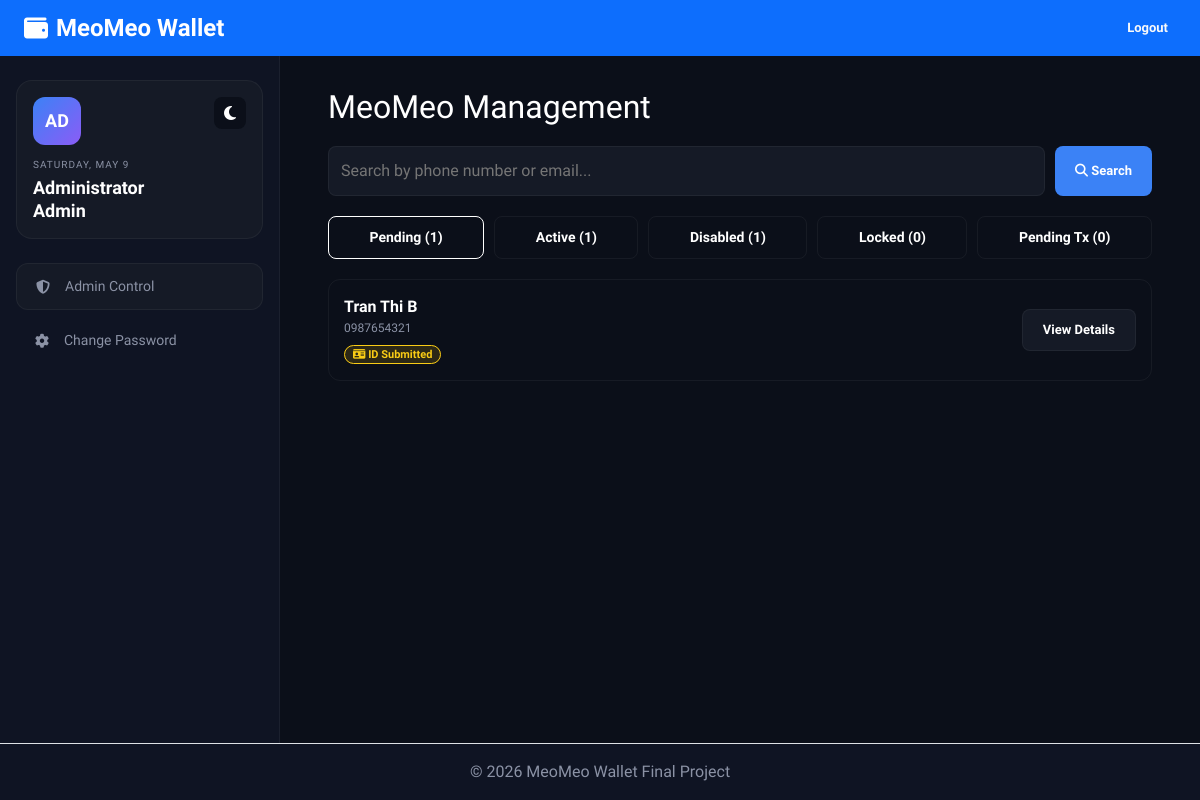
/clients/pages/Admin_dashboard.php (signed in), run on the app's committed database.
### tables this page shows
CREATE TABLE `user` (
  `phonenum` varchar(15) NOT NULL,
  `email` varchar(255) NOT NULL,
  `name` varchar(50) DEFAULT NULL,
  `birth` date DEFAULT NULL,
  `address` varchar(255) DEFAULT NULL,
  `front` mediumblob DEFAULT NULL,
  `back` mediumblob DEFAULT NULL,
  `pass` varchar(255) NOT NULL,
  `verified` tinyint(1) NOT NULL DEFAULT -1 COMMENT '-1:firstRegist\r\n0:False\r\n1:True\r\n2:Request additional information\r\n3:IsAdmin True\r\n4:DisableAccount',
  `abnormal_login` tinyint(4) NOT NULL DEFAULT 0 COMMENT '>6 lock account\n>3 lock 1 minute',
  `card_num` varchar(6) DEFAULT NULL,
  `money` decimal(19,4) NOT NULL DEFAULT 0.0000,
  `CVV` varchar(3) DEFAULT NULL,
  `expire` date DEFAULT NULL,
  `locked_time` datetime DEFAULT NULL COMMENT 'Disable account overtime',
  `created_at` datetime NOT NULL DEFAULT current_timestamp() COMMENT 'Account registration timestamp',
  `card_updated_at` datetime DEFAULT NULL COMMENT 'Last time ID card was uploaded/updated'
);

### clients/pages/Admin_dashboard.php (the view, shortened to what this page needs)
<?php
$username = htmlspecialchars($_SESSION['name'], ENT_QUOTES, 'UTF-8');
$current_date = strtoupper(date('l, F j'));
$con = connect_db();
$pending_accounts = $con->query("SELECT * FROM `user` WHERE `verified` IN (-1, 0, 2) AND `phonenum` != '0000000000' ORDER BY GREATEST(`created_at`, COALESCE(`card_updated_at`, `created_at`)) DESC")->fetch_all(MYSQLI_ASSOC);
$active_accounts = $con->query("SELECT * FROM `user` WHERE `verified` = 1 AND `phonenum` != '0000000000' ORDER BY `created_at` DESC")->fetch_all(MYSQLI_ASSOC);
$disabled_accounts = $con->query("SELECT * FROM `user` WHERE `verified` = 4 ORDER BY `created_at` DESC")->fetch_all(MYSQLI_ASSOC);
$locked_accounts = $con->query("SELECT * FROM `user` WHERE (`abnormal_login` >= 6 OR `locked_time` IS NOT NULL) AND `verified` != 3 ORDER BY `locked_time` DESC")->fetch_all(MYSQLI_ASSOC);
$pending_tx = $con->query("SELECT * FROM `history` WHERE `money` > 5000000 AND `status` = 2 AND `transfer_type` IN ('Withdraw', 'Transfer') ORDER BY `date_transfer` DESC")->fetch_all(MYSQLI_ASSOC);
$search_query = trim($_GET['search'] ?? '');
$active_tab = $_GET['tab'] ?? ($search_query ? 'search' : 'pending');
include '../src/header.php';
?>
<link rel="stylesheet" href="https://cdnjs.cloudflare.com/ajax/libs/font-awesome/6.4.0/css/all.min.css">
<link rel="stylesheet" href="../assets/css/admin.css">
<div class="dashboard-wrapper">
    <aside class="sidebar">
        <div class="user-profile-card">
            <button class="theme-toggle" id="themeToggleBtn">
                <i class="fa-solid fa-moon"></i>
            </button>
            <div class="avatar"><?= strtoupper(substr($username, 0, 2)) ?></div>
            <div class="date-text"><?= $current_date ?></div>
            <div class="welcome-text">Administrator<br><?= $username ?></div>
        </div>
        <nav class="nav-menu">
            <a href="Admin_dashboard.php" class="nav-link active"><i class="fa-solid fa-shield-halved"></i> Admin Control</a>
            <a href="ChangePassword.php" class="nav-link"><i class="fa-solid fa-gear"></i> Change Password</a>
        </nav>
    </aside>
    <main class="main-content" style="padding-top: 20px;">
        <h2 style="margin-bottom: 20px;">MeoMeo Management</h2>
        <form method="GET" style="margin-bottom: 20px; display: flex; gap: 10px;">
            <input type="text" name="search" placeholder="Search by phone number or email..." value="<?= htmlspecialchars($search_query) ?>" style="flex: 1; padding: 12px; border-radius: 8px; border: 1px solid var(--border-color); background: var(--bg-surface); color: var(--text-main);">
            <button type="submit" class="btn btn-primary"><i class="fa-solid fa-magnifying-glass"></i> Search</button>
        </form>
        <div class="admin-tabs">
            <div class="admin-tab <?= $active_tab === 'pending' ? 'active' : '' ?>" onclick="switchTab('pending')">Pending (<?= count($pending_accounts) ?>)</div>
            <div class="admin-tab <?= $active_tab === 'active' ? 'active' : '' ?>" onclick="switchTab('active')">Active (<?= count($active_accounts) ?>)</div>
            <div class="admin-tab <?= $active_tab === 'disabled' ? 'active' : '' ?>" onclick="switchTab('disabled')">Disabled (<?= count($disabled_accounts) ?>)</div>
            <div class="admin-tab <?= $active_tab === 'locked' ? 'active' : '' ?>" onclick="switchTab('locked')">Locked (<?= count($locked_accounts) ?>)</div>
            <div class="admin-tab <?= $active_tab === 'tx' ? 'active' : '' ?>" onclick="switchTab('tx')">Pending Tx (<?= count($pending_tx) ?>)</div>
        </div>
        <div id="list-pending" class="admin-list <?= $active_tab === 'pending' ? 'active' : '' ?>">
            <?php foreach($pending_accounts as $u): ?>
                <div class="admin-card">
                    <div class="admin-card-header">
                        <div>
                            <strong><?= htmlspecialchars($u['name'] ?: 'Unknown') ?></strong>
                            <div style="font-size: 12px; color: var(--text-muted);"><?= htmlspecialchars($u['phonenum']) ?></div>
                            <?php if ($u['verified'] == 2): ?>
                                <div style="margin-top: 4px;">
                                    <span style="font-size: 11px; font-weight: 600; padding: 2px 8px; border-radius: 20px; background: rgba(251,146,60,0.15); color: var(--warning); border: 1px solid var(--warning);">
                                        <i class="fa-solid fa-circle-exclamation"></i> Needs Info
                                    </span>
                                </div>
                            <?php else: ?>
                                <div style="margin-top: 4px;">
                                    <span style="font-size: 11px; font-weight: 600; padding: 2px 8px; border-radius: 20px; background: rgba(234,179,8,0.15); color: #facc15; border: 1px solid #facc15;">
                                        <i class="fa-solid fa-id-card"></i> ID Submitted
                                    </span>
                                </div>
                            <?php endif; ?>
                        </div>
                    </div>
                    <div>
                        <a href="?tab=pending&details=<?= urlencode($u['phonenum']) ?>" class="btn btn-outline btn-sm">View Details</a>
                    </div>
                </div>
            <?php endforeach; if(empty($pending_accounts)) echo "<p>No pending accounts.</p>"; ?>
        </div>
    </main>
</div>
<?php
    include '../src/footer.php';
     ?>

### clients/src/header.php (shortened to what this page needs)
<!DOCTYPE html>
<html lang="en">
<head>
    <link href="https://cdn.jsdelivr.net/npm/bootstrap@5.3.3/dist/css/bootstrap.min.css" rel="stylesheet">
    <link rel="stylesheet" href="https://cdnjs.cloudflare.com/ajax/libs/font-awesome/6.4.0/css/all.min.css">
</head>
<body>
    <header class="">
        <div class="container-fluid bg-primary py-2 text-white ps-4 d-flex justify-content-between align-items-center">
            <a href="../pages/Home.php" class="text-decoration-none text-white d-flex align-items-center gap-2">
                <i class="fa-solid fa-wallet fs-4"></i>
                <span class="fw-bold fs-4">MeoMeo Wallet</span>
            </a>
            <a href="../modules/logout.php" class="btn btn-outline-light btn-sm btn-md">
                Logout
            </a>
        </div>
    </header>

### clients/src/footer.php (shortened to what this page needs)
<footer class="border-top footer mt-auto">
    <div class="container text-center py-3">
        &copy; 2026 MeoMeo Wallet Final Project
    </div>
</footer>
</body>
</html>

### clients/assets/css/admin.css (style rules this page uses)
.admin-tabs { display: flex; gap: 10px; margin-bottom: 20px; flex-wrap: wrap; }
.admin-tab { padding: 10px 15px; border-radius: 8px; background: var(--bg-dark); color: var(--text-color); cursor: pointer; border: 1px solid var(--border-color); font-weight: 600; font-size: 14px; flex-grow: 1; text-align: center; }
.admin-tab.active { background: var(--primary-color); color: white; border-color: var(--primary-color); }
.admin-list { display: none; }
.admin-list.active { display: block; }
.admin-card { background: var(--bg-dark); border-radius: 12px; padding: 15px; margin-bottom: 15px; border: 1px solid var(--border-color); display: flex; flex-direction: column; gap: 10px; }
.admin-card-header { display: flex; justify-content: space-between; align-items: center; border-bottom: 1px solid var(--border-color); padding-bottom: 10px; }
@media only screen and (min-width: 768px) { .admin-card { flex-direction: row; align-items: center; justify-content: space-between; } }
@media only screen and (min-width: 768px) { .admin-card-header { border-bottom: none; padding-bottom: 0; } }
@media only screen and (min-width: 768px) { .admin-tabs { flex-wrap: nowrap; } }

### data on the page
user: name "Tran Thi B", phonenum "0987654321", verified 0 (drawn)

### other printed values
substr($username, 0, 2) "AD"
$current_date "SATURDAY, MAY 9"
$username "Admin"
count($pending_accounts) "1"
count($active_accounts) "1"
count($disabled_accounts) "1"
count($locked_accounts) "0"
count($pending_tx) "0"
